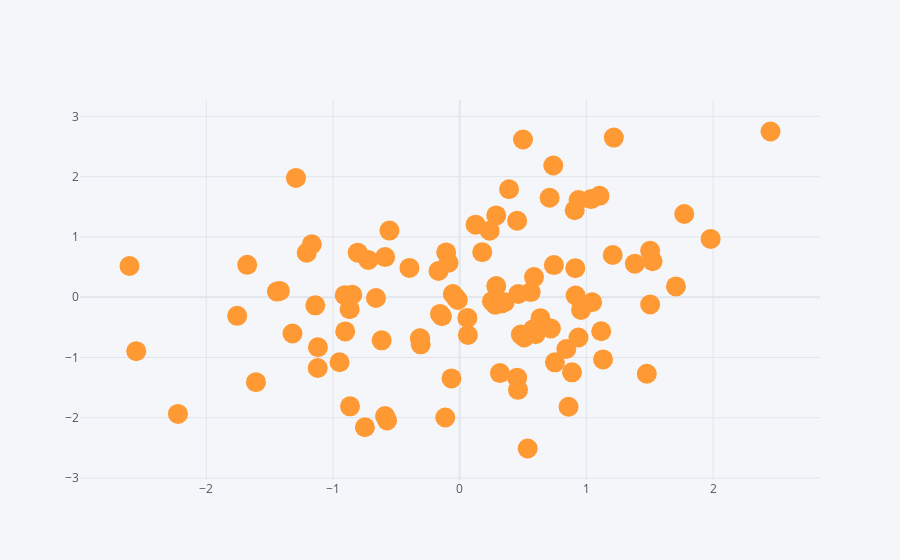

Notebook code cell kept with this figure:
### Code cell
data.iplot(x = "A",y = "B",mode="markers",size=20)#we can also set  axis and give mode like markers
